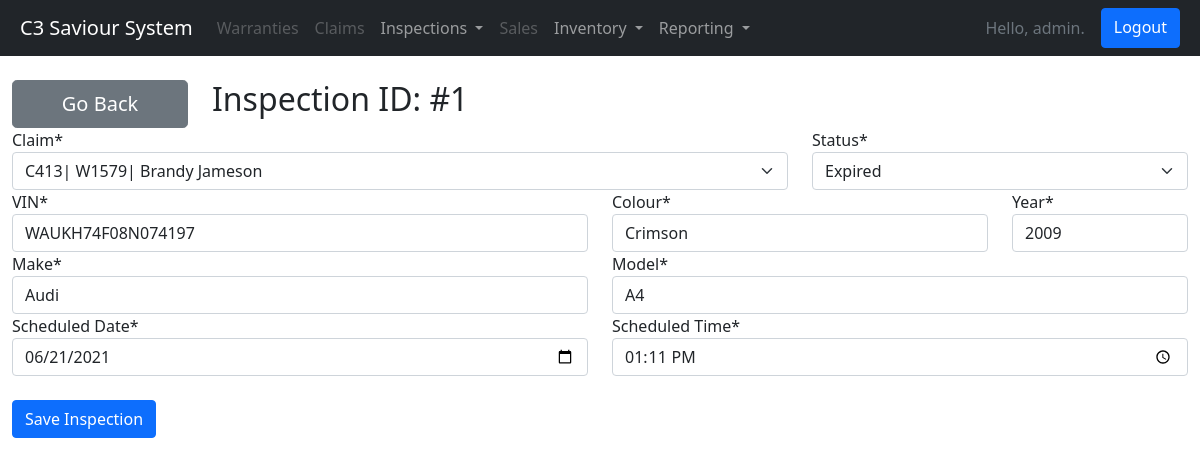
Page /inspections/1/edit/ (signed in) on the committed database.
### inspections/models.py (models this page shows, shortened)
class inspection(models.Model):
    claimID = models.ForeignKey(claim, on_delete=models.PROTECT)
    vin = models.CharField(
        max_length=200,
        validators =[validate_vin])
    make = models.CharField(max_length=200)
    model = models.CharField(max_length=200)
    year = models.DecimalField(max_digits=4, decimal_places=0)
    colour = models.CharField(max_length=200)
    STATUS_CHOICES = [
        ('Sc', 'Scheduled'),
        ('Cm', 'Completed'),
        ('Ex', 'Expired')
    ]
    status = models.CharField(
        max_length=2,
        choices=STATUS_CHOICES,
        default='Sc',
    )
    scheduledDate = models.DateField()
    scheduledTime = models.TimeField()
    objects = inspectionManager()
    def get_absolute_url(self):
        return reverse("inspections:detail", kwargs={"id": self.id})

### inspections/views.py (the view)
# urls.py: path("<int:id>/edit/", views.inspection_update_view, name='update'),
@login_required
def inspection_update_view(request, id=None):
    obj = get_object_or_404(inspection.objects.select_related('claimID').select_related('claimID__warrantyID').select_related('claimID__warrantyID__customerID'), id=id)
    form = inspectionForm(request.POST or None, user=request.user, edit = id != None, instance=obj)
    context = {
        "form": form,
        "object": obj
    }
    if form.is_valid():
        ins = form.save(commit=False)
        messages.success(request, "Inspection updated successfully!")
        ins.save()
        print("form saved")
    else:
        print("did not save")
    return render(request, "inspections/create-update.html", context)

### inspections/forms.py (shortened to what this page needs)
class inspectionForm(ModelForm):
    error_css_class = 'error-field'
    required_css_class = 'required-field'
    class Meta:
        model = inspection
        fields = ['claimID', 'vin', 'make', 'model', 'year', 'colour', 'status', 'scheduledDate', 'scheduledTime']
        widgets = {
            'status' : widgets.Select(),
            'scheduledDate': widgets.DateInput(attrs={'type': 'date'},),
            'scheduledTime': widgets.TimeInput(format = '%H:%M', attrs={'type': 'time'},)
        }
    def __init__(self, *args, **kwargs):
        user = kwargs.pop('user', None)
        edit = kwargs.pop('edit', None)
        super(inspectionForm, self).__init__(*args, **kwargs)
        self.helper = FormHelper()
        self.fields['vin'].label = 'VIN'
        self.fields['claimID'].label = 'Claim'
        self.fields['scheduledDate'].label = 'Scheduled Date'
        self.fields['scheduledTime'].label = 'Scheduled Time'

### background/models.py (called while the page is built)
    def __str__(self):
        return self.first_name + " " + self.last_name

### inspections/models.py (called while the page is built)
    def __str__(self):
        return "W"+ str(self.id) + "| " + str(self.customerID)

    def __str__(self):
        return "C"+ str(self.id) + "| " + str(self.warrantyID)

    def get_queryset(self):
        return super(inspectionManager, self).get_queryset().select_related()

### inspections/templates/inspections/create-update.html (shortened to what this page needs)
{% extends "background/base.html" %}
{% load crispy_forms_tags %}
{% block content %}
<div class="row">
  <div class="d-grid col-md-2">
      {% if object == None %}
      <a type="button" class="btn btn-secondary btn-lg btn-block" href='{% url "inspections:all" %}'>Go Back</a>
      {% else %}
      <a type="button" class="btn btn-secondary btn-lg btn-block" href='{{ object.get_absolute_url }}'>Go Back</a>
      {% endif %}
  </div>
  <div class="col-md-10">
      <h2>Inspection ID: #{{ object.id }}</h2>
  </div>
</div>
<div>
  <form method="post">
    {% if request.user.is_staff or object == None%}
    <div class="row">
      <div class="col-md-8 mb-0">
        {{ form.claimID|as_crispy_field }}
      </div>
      <div class="col-md-4 mb-0">
        {{ form.status|as_crispy_field }}
      </div>
    </div>
    {% else %}
    {{ form.claimID.as_hidden }}
    {{ form.status.as_hidden }}
    {% endif %}
    <div class="row">
      <div class="col-md-6 mb-0">
        {{ form.vin|as_crispy_field }}
      </div>
      <div class="col-md-4 mb-0">
        {{ form.colour|as_crispy_field }}
      </div>
      <div class="col-md-2 mb-0">
        {{ form.year|as_crispy_field }}
      </div>
    </div>
    <div class="row">
      <div class="col-md-6 mb-0">
        {{ form.make|as_crispy_field }}
      </div>
      <div class="col-md-6 mb-0">
        {{ form.model|as_crispy_field }}
      </div>
    </div>
    <div class="row">
      <div class="col-md-6 mb-0">
        {{ form.scheduledDate|as_crispy_field }}
      </div>
      <div class="col-md-6 mb-0">
        {{ form.scheduledTime|as_crispy_field }}
      </div>
    </div>
    <br>
    <button type="submit" class="btn btn-primary">Save Inspection</button>
  </form>
</div>
{% endblock %}

### background/templates/background/base.html (shortened to what this page needs)
<!DOCTYPE html>
{% load static %}
<html>
<head>
  <link rel="stylesheet" href="https://cdn.jsdelivr.net/npm/bootstrap@5.1.3/dist/css/bootstrap.min.css"
>
  <link rel="stylesheet" type="text/css"
    href="https://cdn.datatables.net/v/bs5/jszip-2.5.0/dt-1.11.5/b-2.2.2/b-colvis-2.2.2/b-html5-2.2.2/b-print-2.2.2/cr-1.5.5/datatables.min.css" />
</head>
<body>
  <nav class="navbar navbar-expand-sm navbar-dark bg-dark">
    <div class="container-fluid">
      <a class="navbar-brand mx-2" href="{% url 'home'%}">C3 Saviour System</a>
      <div class="collapse navbar-collapse mx-2" id="mynavbar">
        <ul class="navbar-nav me-auto">
          <li class="nav-item">
            <a class="nav-link disabled" href="{% url 'home'%}">Warranties</a>
          </li>
          <li class="nav-item">
            <a class="nav-link disabled" href="{% url 'home'%}">Claims</a>
          </li>
          <li class="nav-item dropdown">
            <a class="nav-link dropdown-toggle" id="navbarDropdown" role="button" data-bs-toggle="dropdown"
              aria-expanded="false">
              Inspections
            </a>
          </li>
          <li class="nav-item">
            <a class="nav-link disabled" href="{% url 'home'%}">Sales</a>
          </li>
          <li class="nav-item dropdown">
            <a class="nav-link dropdown-toggle" id="navbarDropdown" role="button" data-bs-toggle="dropdown"
              aria-expanded="false">
              Inventory
            </a>
          </li>
          <li class="nav-item dropdown">
            <a class="nav-link dropdown-toggle" id="navbarDropdown" role="button" data-bs-toggle="dropdown"
              aria-expanded="false">
              Reporting
            </a>
          </li>
        </ul>
        <div class="d-flex">
          {% if user.is_authenticated %}
          <div class="nav-link disabled">Hello, {{ user.username }}.</div>
          <a class="btn btn-primary" type="button" href="{% url 'logout' %}">Logout</a>
          {% else %}
          <a class="btn btn-success mx-2" type="button" href="{% url 'register' %}">Register</a>
          <a class="btn btn-primary mx-2" type="button" href="{% url 'login' %}">Login</a>
          {% endif %}
        </div>
      </div>
    </div>
  </nav>
  <main class="container-xxl">
    <br>
    {% block content %}
    {% endblock %}
  </main>
</body>
</html>

### rows in the picture
inspection: id "1", claimID "C413| W1579| Brandy Jameson", status "Expired", vin "WAUKH74F08N074197", colour "Crimson", year "2009", make "Audi", model "A4", scheduledDate "06/21/2021", scheduledTime "13:11"

### other values in the picture
{{ user.username }} "admin"
